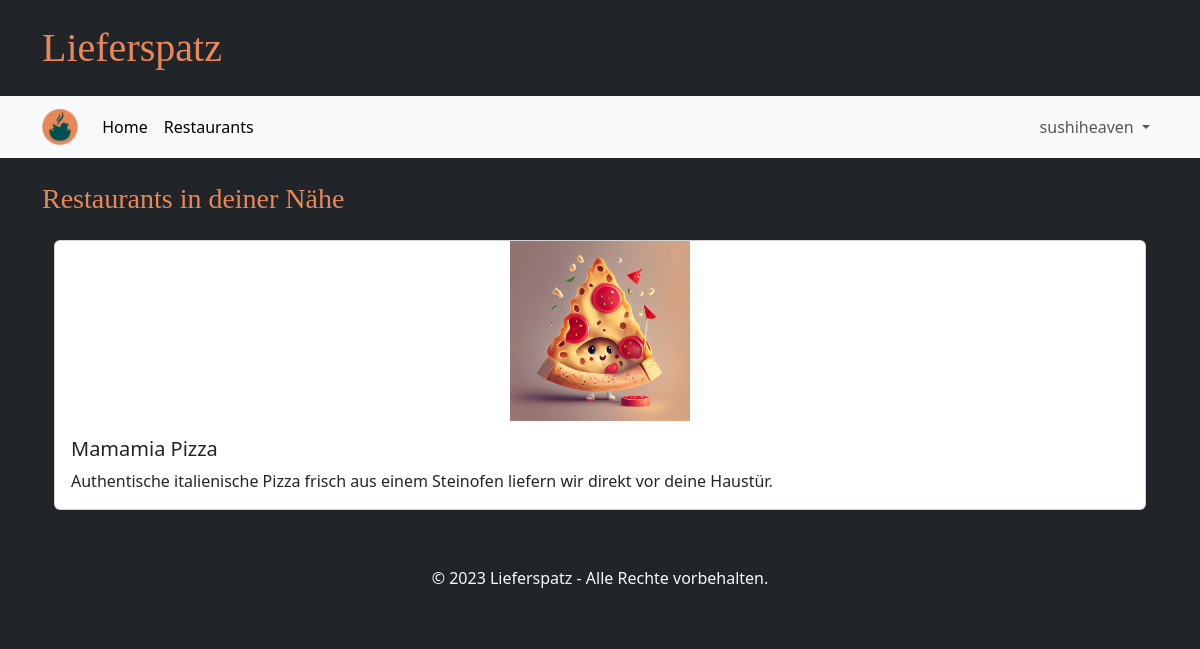
/menue/mamamiapizza (signed in), run on an earlier commit of the app's database.
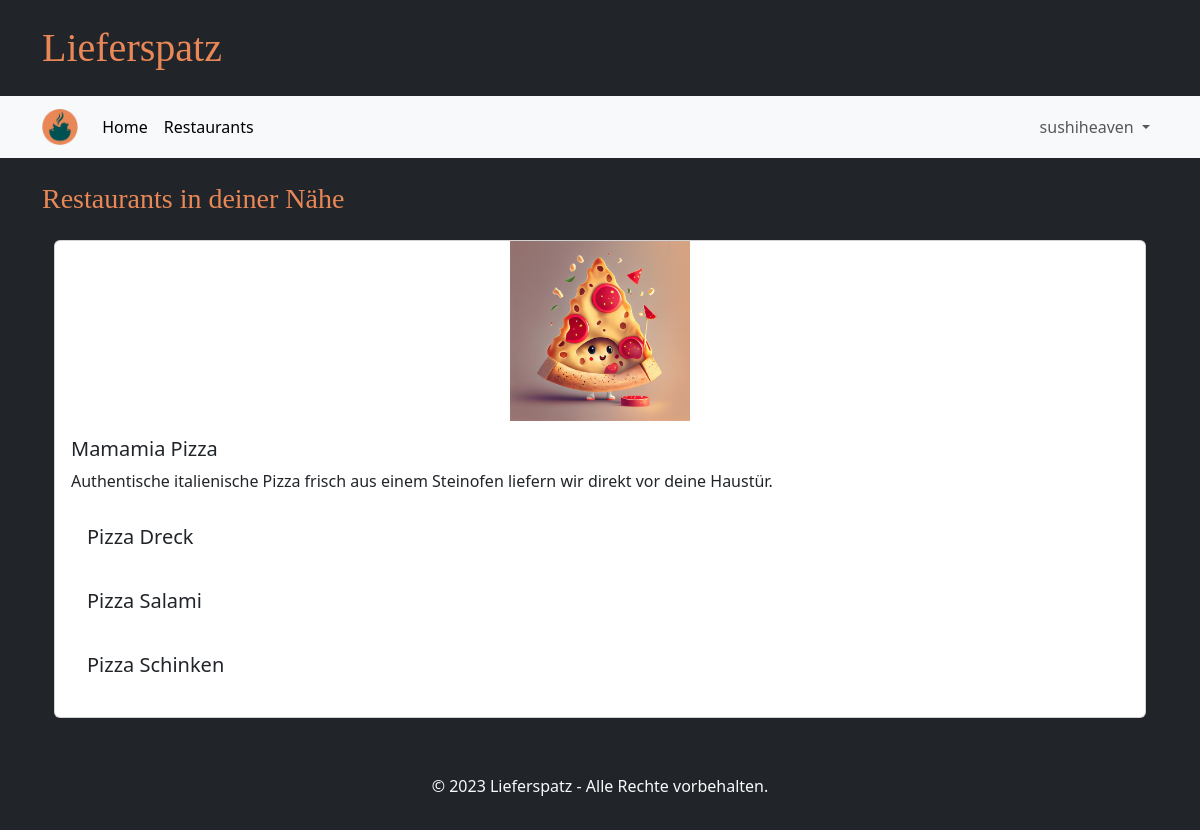
And on a later commit of the database.
### tables this page shows
CREATE TABLE GeschaeftsAccount(
            Username TEXT PRIMARY KEY NOT NULL,
            Passwort TEXT NOT NULL,
            Restaurantname TEXT NOT NULL,
            Beschreibung TEST NOT NULL,
            Strasse TEXT NOT NULL,
            Hausnummer INTEGER NOT NULL,
            Plz INTEGER NOT NULL
        );

CREATE TABLE Item(
            Restaurant INTEGER,
            Name TEXT,
            Kategorie TEXT,
            Preis INTEGER,
            PRIMARY KEY (Restaurant, Name)
            FOREIGN KEY (Restaurant) REFERENCES GeschaeftsAccount(username)
        );

### main.py (the view)
@app.route("/menue/<username>")
def menue_page(username):
    if "user" in session:
        restaurant = database.get_restaurant(username)
        items = database.get_items(username)
        return render_template("menue.html", restaurant=restaurant, items=items)
    else:
        return redirect(url_for("login_customer_page"))

### database.py (called while the page is built)
def getData(sql, params = ()):
    dbcon = sqlite3.connect("instance/db.db")
    cursor = dbcon.cursor()
    cursor.execute(sql, params)
    return cursor

def get_restaurant(username):
    request_pointer = getData("""SELECT Restaurantname, Beschreibung, Strasse, Hausnummer, Plz
                              FROM GeschaeftsAccount
                              WHERE Username = ? """,(username,))
    result = request_pointer.fetchone()
    restaurant = {
            "name": result[0],
            "description": result[1],
            "street": result[2],
            "housenumber": result[3],
            "postalcode": result[4]
        }
    return restaurant

def get_items(username):
    items = []
    request_pointer = getData("""SELECT Restaurant, Name, Preis
                              FROM Item
                              WHERE Restaurant = ? """, (username,))
    for entry in request_pointer.fetchall():
        restaurant = {
            "restaurant": entry[0],
            "name": entry[1],
            "price": entry[2],
        }
        items.append(restaurant)
    return items

### templates/menue.html (shortened to what this page needs)
{% extends "base.html" %}
{% block heading %}Restaurants in deiner Nähe{% endblock %}
{% block content %}
<div class="row g-4 mb-4">
  <div class="col-12">
      <div class="card">
      <img src="{{ url_for('static', filename='test1.jpeg') }}" class="card-img-top shop-image" alt="...">
      <div class="card-body">
          <h5 class="card-title">{{ restaurant['name'] }}</h5>
          <p class="card-text">{{ restaurant['description'] }}</p>
          {% for item in items %}
          <div class="card-body">
            <h5 class="card-title">{{ item['name'] }}</h5>
          </div>
          {% endfor %}
      </div>
      </div>
  </div>
</div>
{% endblock %}

### templates/base.html (shortened to what this page needs)
<!DOCTYPE html>
<html lang="de">
<head>
    <link rel="stylesheet" href="/static/style.css">
    <link href="https://cdn.jsdelivr.net/npm/bootstrap@5.3.2/dist/css/bootstrap.min.css" rel="stylesheet">
</head>
<body class="bg-dark">
    <div class="container my-4">
        <h1 class="brandfont">Lieferspatz</h1>
    </div>
    <nav class="navbar navbar-expand-md bg-body-tertiary">
        <div class="container">
          <a class="navbar-brand" href="#">
            <img src="{{ url_for('static', filename='ls_logo.png') }}" alt="..." height="36" />
          </a>
          <div class="collapse navbar-collapse" id="navbarSupportedContent">
            <ul class="navbar-nav me-auto mb-2 mb-lg-0">
              <li class="nav-item">
                <a class="nav-link active" aria-current="page" href="{{ url_for('start_page') }}">Home</a>
              </li>
              <li class="nav-item">
                <a class="nav-link active" aria-current="page" href="{{ url_for('restaurants_page') }}">Restaurants</a>
              </li>
            </ul>
            <ul class="navbar-nav mb-2 mb-lg-0">
              {% if session['user'] %}
              <li class="nav-item dropdown">
                <a class="nav-link dropdown-toggle" href="#" role="button" data-bs-toggle="dropdown" aria-expanded="false">
                  {{ session['user'] }}
                </a>
              </li>
              {% endif %}
            </ul>
          </div>
        </div>
    </nav>
    <div class="container mt-4">
        <h3 class="brandfont2">{% block heading %}{% endblock %}</h3>
    </div>
    <div class="container text-light px-4 py-3 ">
        {% block content %}{% endblock %}
    </div>
    <footer class="bg-dark text-light text-center py-3">
        <p>&copy; 2023 Lieferspatz - Alle Rechte vorbehalten.</p>
    </footer>
</body>
</html>

### static/style.css (style rules this page uses)
.brandfont { font-family: brandFont; color: #e98757; }
.brandfont2 { font-family: brandFont2; color: #e98757; }
.shop-image { height: 180px; object-fit: contain; }

What changed in the data, as far as the page shows it:
added Item: name "Pizza Dreck"
added Item: name "Pizza Salami"
added Item: name "Pizza Schinken"
